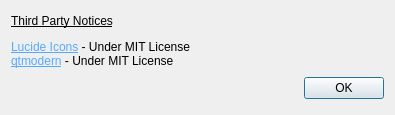
<?xml version="1.0" encoding="UTF-8"?>
<ui version="4.0">
 <class>Dialog</class>
 <widget class="QDialog" name="Dialog">
  <property name="enabled">
   <bool>true</bool>
  </property>
  <property name="geometry">
   <rect>
    <x>0</x>
    <y>0</y>
    <width>395</width>
    <height>115</height>
   </rect>
  </property>
  <property name="sizePolicy">
   <sizepolicy hsizetype="Preferred" vsizetype="Preferred">
    <horstretch>0</horstretch>
    <verstretch>0</verstretch>
   </sizepolicy>
  </property>
  <property name="minimumSize">
   <size>
    <width>395</width>
    <height>115</height>
   </size>
  </property>
  <property name="maximumSize">
   <size>
    <width>395</width>
    <height>115</height>
   </size>
  </property>
  <property name="windowTitle">
   <string>Third Party Notices</string>
  </property>
  <layout class="QVBoxLayout" name="verticalLayout">
   <item>
    <widget class="QFrame" name="frame">
     <property name="sizePolicy">
      <sizepolicy hsizetype="Fixed" vsizetype="Fixed">
       <horstretch>0</horstretch>
       <verstretch>0</verstretch>
      </sizepolicy>
     </property>
     <property name="frameShape">
      <enum>QFrame::NoFrame</enum>
     </property>
     <property name="frameShadow">
      <enum>QFrame::Raised</enum>
     </property>
     <layout class="QGridLayout" name="gridLayout">
      <property name="leftMargin">
       <number>0</number>
      </property>
      <property name="topMargin">
       <number>0</number>
      </property>
      <property name="rightMargin">
       <number>0</number>
      </property>
      <property name="bottomMargin">
       <number>0</number>
      </property>
      <item row="0" column="1">
       <widget class="QLabel" name="label_2">
        <property name="text">
         <string>&lt;html&gt;&lt;head/&gt;&lt;body&gt;&lt;p&gt;&lt;span style=&quot; text-decoration: underline;&quot;&gt;Third Party Notices&lt;/span&gt;&lt;/p&gt;&lt;p&gt;&lt;a href=&quot;https://lucide.dev&quot;&gt;&lt;span style=&quot; text-decoration: underline; color:#55aaff;&quot;&gt;Lucide Icons&lt;/span&gt;&lt;/a&gt; - Under MIT License&lt;br/&gt;&lt;a href=&quot;https://github.com/gmarull/qtmodern/tree/master&quot;&gt;&lt;span style=&quot; text-decoration: underline; color:#55aaff;&quot;&gt;qtmodern&lt;/span&gt;&lt;/a&gt; - Under MIT License&lt;/p&gt;&lt;/body&gt;&lt;/html&gt;</string>
        </property>
        <property name="openExternalLinks">
         <bool>true</bool>
        </property>
       </widget>
      </item>
     </layout>
    </widget>
   </item>
   <item>
    <widget class="QDialogButtonBox" name="buttonBox">
     <property name="orientation">
      <enum>Qt::Horizontal</enum>
     </property>
     <property name="standardButtons">
      <set>QDialogButtonBox::Ok</set>
     </property>
    </widget>
   </item>
  </layout>
 </widget>
 <resources>
  <include location="resources/icons.qrc"/>
 </resources>
 <connections>
  <connection>
   <sender>buttonBox</sender>
   <signal>accepted()</signal>
   <receiver>Dialog</receiver>
   <slot>accept()</slot>
   <hints>
    <hint type="sourcelabel">
     <x>248</x>
     <y>254</y>
    </hint>
    <hint type="destinationlabel">
     <x>157</x>
     <y>274</y>
    </hint>
   </hints>
  </connection>
  <connection>
   <sender>buttonBox</sender>
   <signal>rejected()</signal>
   <receiver>Dialog</receiver>
   <slot>reject()</slot>
   <hints>
    <hint type="sourcelabel">
     <x>316</x>
     <y>260</y>
    </hint>
    <hint type="destinationlabel">
     <x>286</x>
     <y>274</y>
    </hint>
   </hints>
  </connection>
 </connections>
</ui>
